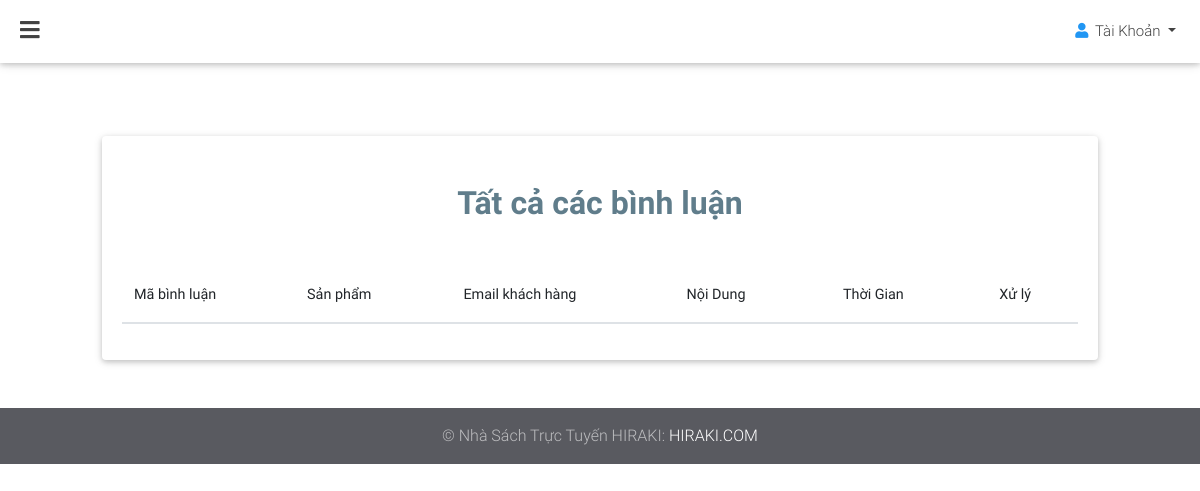
/admin/binhluan/binhluan.php, run on an earlier commit of the app's database.
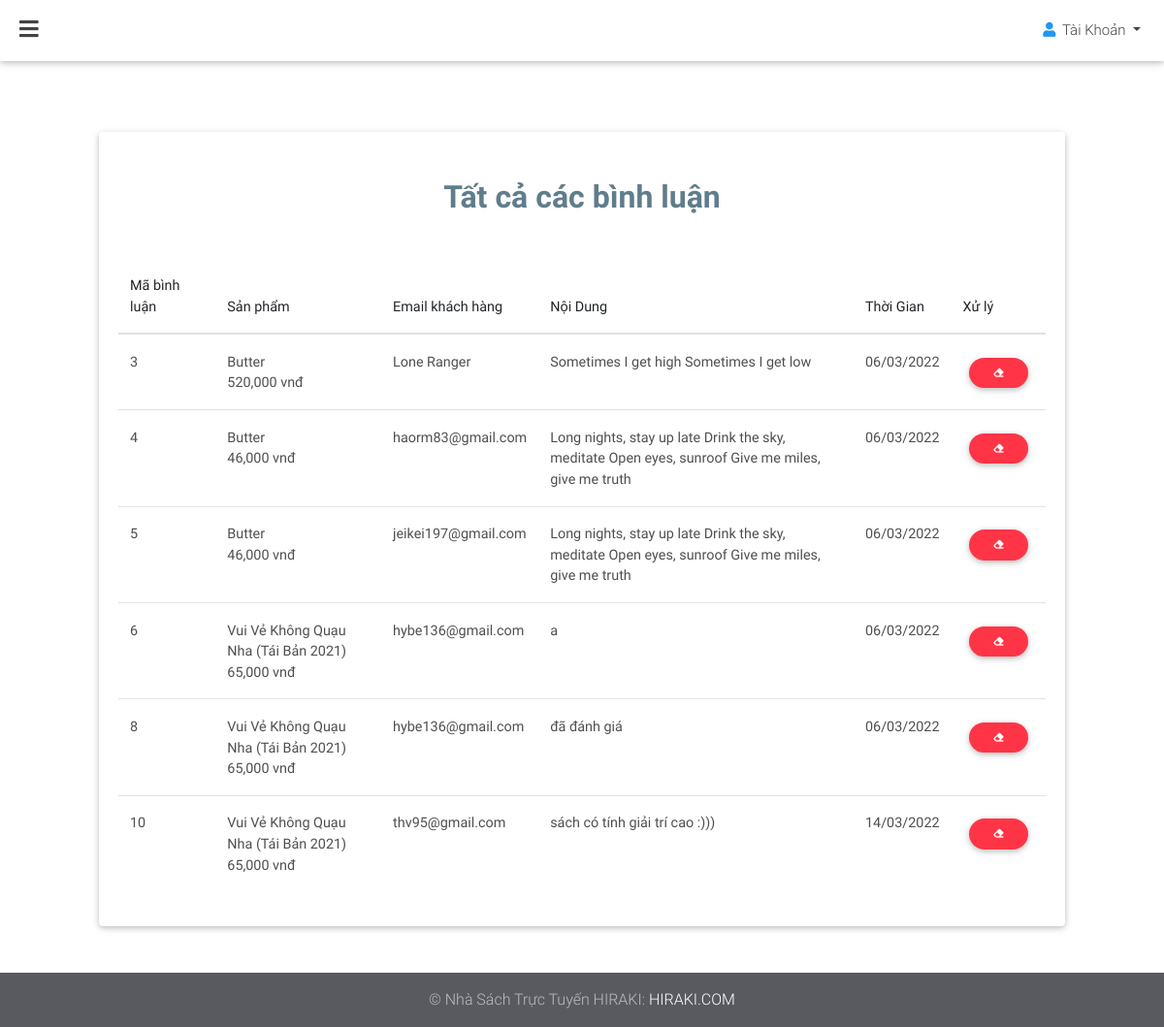
And on a later commit of the database.
### tables this page shows
CREATE TABLE `test` (
  `t_id` int(255) NOT NULL,
  `t_idsp` int(255) NOT NULL,
  `t_email` text NOT NULL,
  `t_binhluan` text NOT NULL,
  `t_tg` timestamp NOT NULL DEFAULT current_timestamp() ON UPDATE current_timestamp()
);

CREATE TABLE `sanpham` (
  `sp_id` int(255) NOT NULL,
  `sp_idtheloai` int(255) NOT NULL,
  `sp_idnxb` int(255) NOT NULL,
  `sp_idnn` int(255) NOT NULL,
  `sp_idncc` int(255) NOT NULL,
  `sp_idtg` int(255) NOT NULL,
  `sp_tensach` varchar(500) NOT NULL,
  `sp_gia` float NOT NULL,
  `sp_hinhanh` varchar(255) NOT NULL,
  `sp_mota` varchar(2000) DEFAULT NULL,
  `sp_soluong` int(255) NOT NULL
);

### admin/binhluan/binhluan.php (the view, shortened to what this page needs)
<?php
require "../../db.php";
$sql11=" SELECT * FROM test as a join sanpham as b on a.t_idsp=b.sp_id";
$result11 = mysqli_query($conn, $sql11);
?>
<!DOCTYPE html>
<html lang="en">
<head>
    <link rel="stylesheet" href="https://use.fontawesome.com/releases/v5.11.2/css/all.css">
    <link rel="stylesheet" href="../../css/bootstrap.min.css">
    <link rel="stylesheet" href="../../css/mdb.min.css">
    <link rel="stylesheet" type="text/css" href="../../css/addons/datatables.min.css">
    <link rel="stylesheet" href="../../css/addons/datatables-select.min.css">
</head>
<body class="fixed-sn white-skin white">
<header>
    <nav class="navbar fixed-top navbar-expand-lg scrolling-navbar double-nav">
        <div class="float-left">
            <a href="#" data-activates="slide-out" class="button-collapse"><i class="fas fa-bars"></i></a>
        </div>
        <ul class="nav navbar-nav nav-flex-icons ml-auto">
            <li class="nav-item dropdown">
                <a class="nav-link dropdown-toggle waves-effect" href="#" id="userDropdown" data-toggle="dropdown"
                   aria-haspopup="true" aria-expanded="false">
                    <i class="fas fa-user blue-text"></i> <span
                        class="clearfix d-none d-sm-inline-block">Tài Khoản</span>
                </a>
            </li>
        </ul>
    </nav>
</header>
<main>
    <div class="container-fluid my-5">
        <section>
            <div class="col-md-12">
                <div class="card">
                    <h2 class="mt-5 text-center blue-grey-text  font-weight-bold mb-4">
                        Tất cả các bình luận
                    </h2>
                    <div class="card-body">
                        <form action="#" method="GET" enctype="multipart/form-data">
                            <table id="dtMaterialDesignExample" class="table" cellspacing="0" width="100%">
                                <thead>
                                <tr>
                                    <th class="th-sm">Mã bình luận</th>
                                    <th class="th-sm">Sản phẩm</th>
                                    <th class="th-sm">Email khách hàng</th>
                                    <th class="th-sm">Nội Dung</th>
                                    <th class="th-sm">Thời Gian</th>
                                    <th>Xử lý</th>
                                </tr>
                                </thead>
                                <tbody>
                                <?php
                                if ($result11->num_rows > 0) {
                                    while ($row = $result11->fetch_assoc()) {
                                        echo "<tr>
                                                 <td>" . $row['t_id'] . "</td>
                                                 <td>" . $row['sp_tensach'] ."<br>" . number_format($row['sp_gia']) ." vnđ</td>
                                                 <td>" . $row['t_email'] . "</td>
                                                 <td>" . $row['t_binhluan'] . "</td>
                                                 <td>" . date('d/m/Y ', strtotime($row['t_tg'])) . "</td>
                                              <td>
                                                <button type='button' class='btn btn-sm btn btn-rounded btn-danger' title='Xóa bình luận'>
                                                    <a  href=\"xulyxoabinhluan.php?bl_id=".$row['t_id']."\"
                                                    onclick=\"return confirm('Bạn chắc chắn muốn xóa Bình luận này?')\"
                                                    class=\"white-text\"
                                                    data-toggle=\"tooltip\"
                                                    data-placement=\"top\" >
                                                    <i class=\"fas fa-eraser \"></i>
                                                    </a>
                                                </button>
                                            </td>
                                               ";
                                    }
                                }
                                ?>
                                </tbody>
                            </table>
                        </form>
                    </div>
                </div>
            </div>
        </section>
    </div>
</main>
<footer class="page-footer pt-0 mt-5">
    <div class="footer-copyright py-3 text-center">
        <div class="container-fluid">
            © Nhà Sách Trực Tuyến HIRAKI: <a href="#" target="_blank"> HIRAKI.COM </a>
        </div>
    </div>
</footer>
</body>
</html>

What changed in the data, as far as the page shows it:
added test: t_id "3", t_idsp.sp_tensach "Butter", t_idsp.sp_gia "520,000", t_email "Lone Ranger", t_binhluan "Sometimes I get high Sometimes I get low", t_tg "06/03/2022"
added test: t_id "4", t_idsp.sp_tensach "Butter", t_idsp.sp_gia "46,000", t_email "haorm83@gmail.com", t_binhluan "Long nights, stay up late Drink the sky, meditate Open eyes, sunroof Give me miles, give me truth", t_tg "06/03/2022"
added test: t_id "5", t_idsp.sp_tensach "Butter", t_idsp.sp_gia "46,000", t_email "jeikei197@gmail.com", t_binhluan "Long nights, stay up late Drink the sky, meditate Open eyes, sunroof Give me miles, give me truth", t_tg "06/03/2022"
added test: t_id "6", t_idsp.sp_tensach "Vui Vẻ Không Quạu Nha (Tái Bản 2021)", t_idsp.sp_gia "65,000", t_email "hybe136@gmail.com", t_binhluan "a", t_tg "06/03/2022"
added test: t_id "8", t_idsp.sp_tensach "Vui Vẻ Không Quạu Nha (Tái Bản 2021)", t_idsp.sp_gia "65,000", t_email "hybe136@gmail.com", t_binhluan "đã đánh giá", t_tg "06/03/2022"
added test: t_id "10", t_idsp.sp_tensach "Vui Vẻ Không Quạu Nha (Tái Bản 2021)", t_idsp.sp_gia "65,000", t_email "thv95@gmail.com", t_binhluan "sách có tính giải trí cao :)))", t_tg "14/03/2022"
